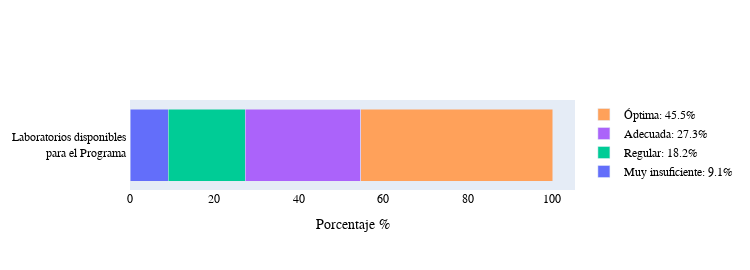

Here is the notebook cell this chart was saved with:
### Code cell
opinion_labs(path_file_sorted)

### Figure 1 — Plotly figure (JSON) as saved in the notebook; plotly's stock layout.template omitted (floating-point values rounded to 4 significant figures)
{"data": [{"name": "Muy insuficiente: 9.1%", "orientation": "h", "type": "bar", "x": [9.1], "y": ["Laboratorios disponibles <br> para el Programa "]}, {"name": "Insuficiente: 10%", "orientation": "h", "type": "bar", "x": [], "y": ["Laboratorios disponibles <br> para el Programa "]}, {"name": "Regular: 18.2%", "orientation": "h", "type": "bar", "x": [18.2], "y": ["Laboratorios disponibles <br> para el Programa "]}, {"name": "Adecuada: 27.3%", "orientation": "h", "type": "bar", "x": [27.3], "y": ["Laboratorios disponibles <br> para el Programa "]}, {"name": "Óptima: 45.5%", "orientation": "h", "type": "bar", "x": [45.5], "y": ["Laboratorios disponibles <br> para el Programa "]}], "layout": {"barmode": "stack", "font": {"color": "black", "family": "Rockwell", "size": 12}, "height": 270, "legend": {"title": {"font": {"color": "green"}}}, "title": {"font": {"color": "black", "family": "Rockwell", "size": 12}, "text": ""}, "width": 750, "xaxis": {"title": {"text": "Porcentaje %"}}}}
